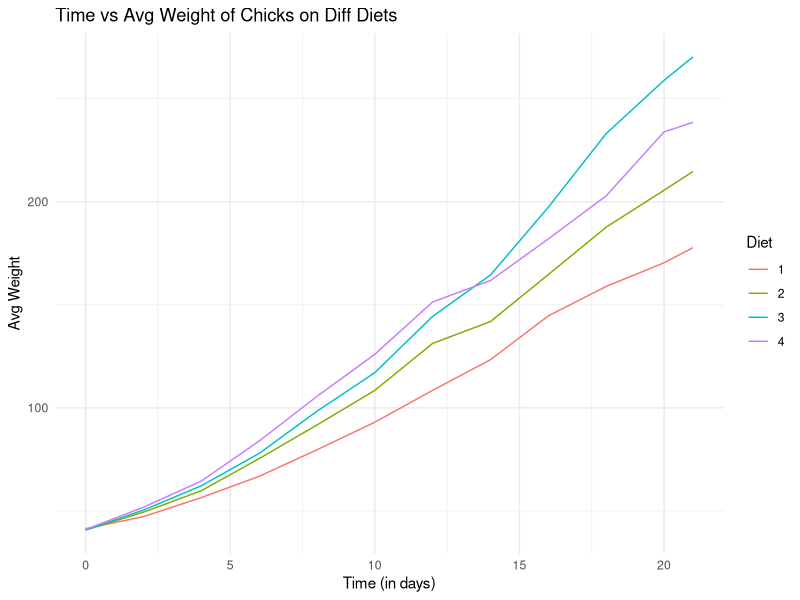

Source code (R):
## ---- chunk 1
library(ggplot2)
library(dplyr)
library(tidyr)
data("ChickWeight")

## ---- chunk 2
ChickWeight_wide <- ChickWeight %>%
  group_by(Diet, Time) %>%
  summarise(mean_weight = mean(weight), .groups = "drop") 


ggplot(data = ChickWeight_wide, aes(x=Time, y = mean_weight, color= Diet)) + 
  geom_line() +
  labs(x = "Time (in days)",
       y= "Avg Weight",
       title = "Time vs Avg Weight of Chicks on Diff Diets") +
  theme_minimal()
